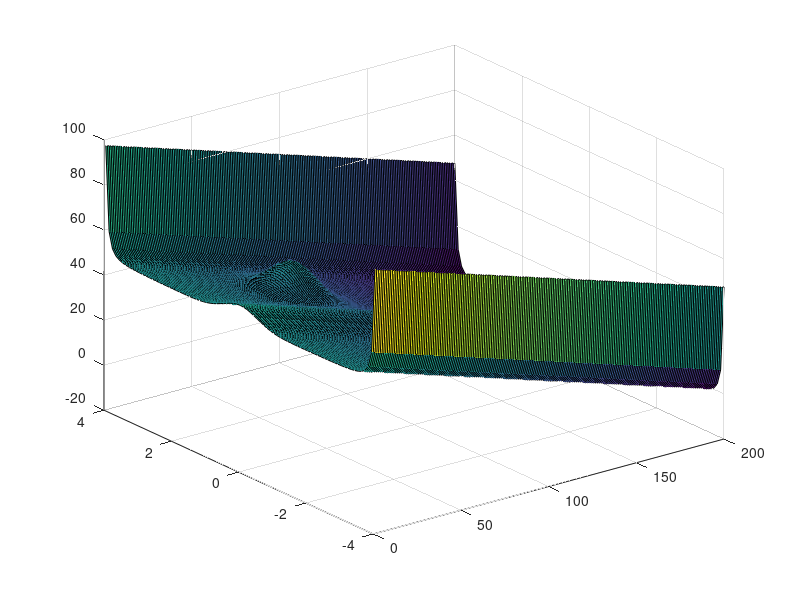

Here is the MATLAB script that generated this plot: (Note: this script raises an error after producing the figure.)
% road mesh
x = 1:1:200;
y = -4:0.1:4;
[X,Y] = meshgrid(x,y);
%F = zeros*X;
%surf(X,Y,F)


%% Parameters

k_tar = 0.25
k_b1 = 0.5;
k_b2 = 0.5;
k_c = 6.5;
si_c =0.5;
k_obs= 15;
sx=14;   %10
sy= 0.7;   %1.4
k1= 0.005;
k2=0.005;
gamma =0;


% Target position (for target attraction)
x_tar = 190;
y_tar = 2;
Y1=4.1;  %left boundary
YC=0;   %center line
Y2=-4.1;   % right boundary


%% Target potential

u_tar = -k_tar*(X-x_tar);

figure(1)
surf(X,Y,u_tar)



%% Road Potential

% edge potential
d1 = (Y-Y1); d2= Y-Y2;
u_e = (k_b1./d1.^2) + (k_b2./d2.^2);      %k_edge*(-exp(Y-Y1)+1);
%u_e=u_e';                                 % u_edge2 = k_edge*(-exp(Y-Y2)+1);
%u_e(1,:)=51;
%u_e(end,:)= 51;


% centerline potential
dc = Y-YC;
u_c =  k_c*exp(-(dc.^2)./ (2*si_c^2));
%u_c = u_c';r

%total road potential
u_r =u_e+u_c;
surf(X,Y,u_r);

%%    Obstacle 

%testing static obstacle potential
x_obs = 70;
y_obs = 2;
v=0;
v_obs =5;
u_car1 = k_obs*exp(- ((((X-x_obs).^2)./sx^2) + (((Y-y_obs).^2)./sy^2)) + gamma*((X-x_obs).^2./sx^2)*(k1*v+k2*(v-v_obs)));



%% Total Potential

f = u_r+u_tar+u_car1;


%plotting total potential (obstacle + Road+ target)
surf(X,Y,f)

%% obstacle potential and animation
% v_obs = 10;
% dt= 0.1;
% x_obs = 70;
% y_obs = 2;
% v=0;
% while x_obs< 190
% 
%     x_obs= x_obs+v_obs*dt;
%     y_obs = 2;
%     u_car1 = k_obs*exp(- ((((X-x_obs).^2)./sx^2) + (((Y-y_obs).^2)./sy^2)) + gamma*((x-x_obs).^2./sx^2)*(k1*v+k2*(v-v_obs)));
%     figure(1)
%     surf(X,Y,u_car1+u_r+u_tar)
% end


%% Plan route
start = [71,2];
goal = [x_tar,y_tar];

route = GradientBasedPlanner (f, start, goal, 100);



%% quiver plot

[gx, gy] = gradient (-f);
skip = 2;

figure;

xidx = 1:skip:200;
yidx = 1:skip:81;

quiver (X(yidx,xidx), Y(yidx,xidx), gx(yidx,xidx), gy(yidx,xidx), 0.4);

axis ([1 200 1 30]);

hold on;

ps = plot(start(1), start(2), 'r.', 'MarkerSize', 30);
pg = plot(goal(1), goal(2), 'g.', 'MarkerSize', 30);
p3 = plot (route(:,1), route(:,2), 'r', 'LineWidth', 2);


%%











